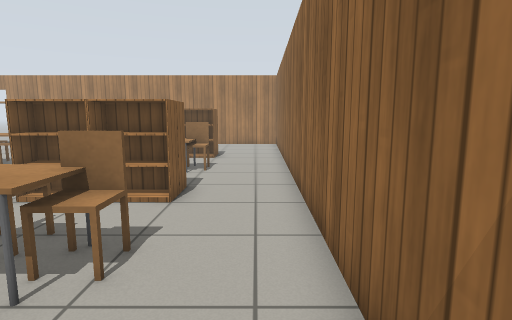
[1] (above)

18 first-person views from a walk through a robot-simulator world made for Gazebo. The camera is 1 m above the floor, tilts 8° down and sees 80° across. The floor is counted in squares, 0.5 m on a side. Each view is taken from the middle of a square. On the plan, view 1 faces up. The plan holds only what a view shows up to about 17 squares ahead; the rest is blank. The place goes on beyond the plan. Simple patterns stand in for the simulator's built-in surfaces. Simple shapes stand in for some stock models.

[2]
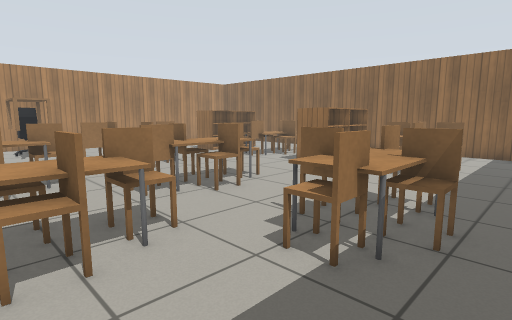

[3]
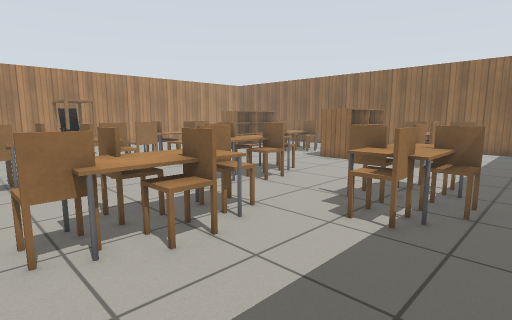

[4]
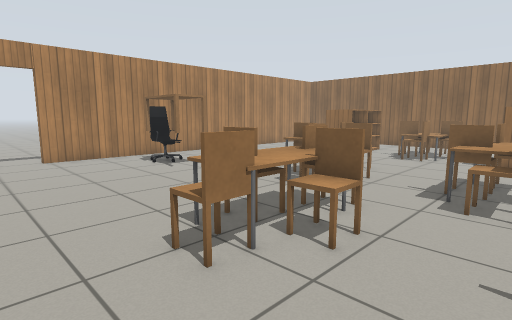

[5]
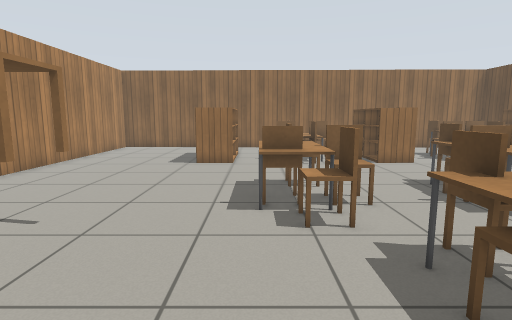

[6]
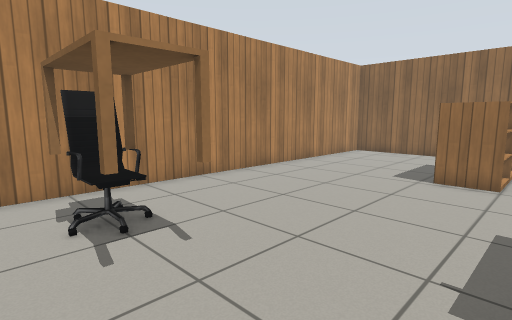

[7]
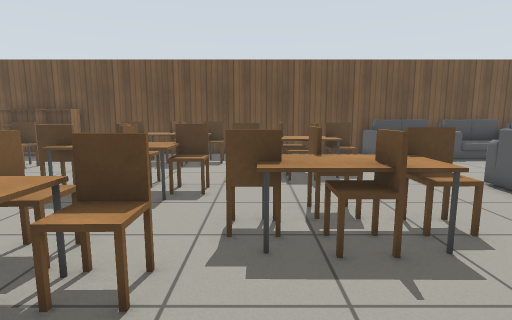

[8]
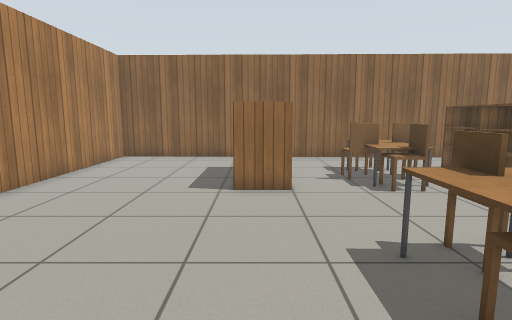

[9]
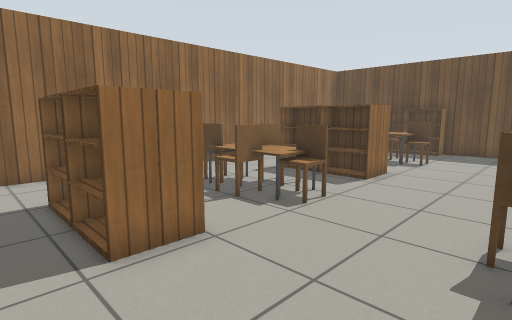

[10]
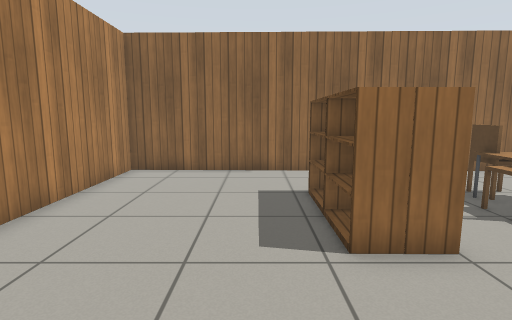

[11]
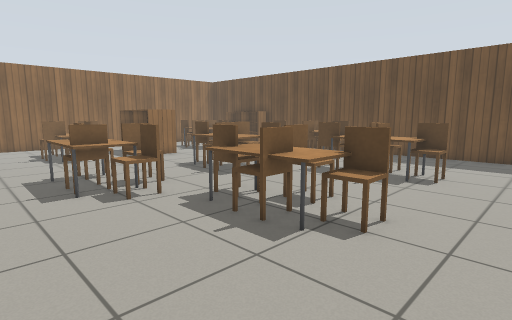

[12]
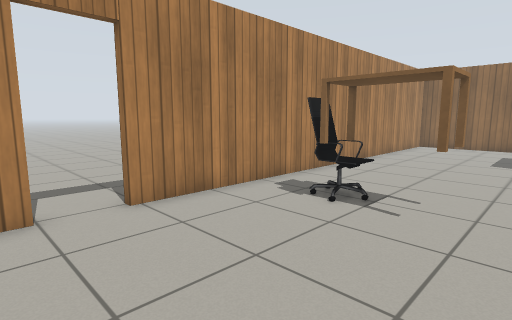

[13]
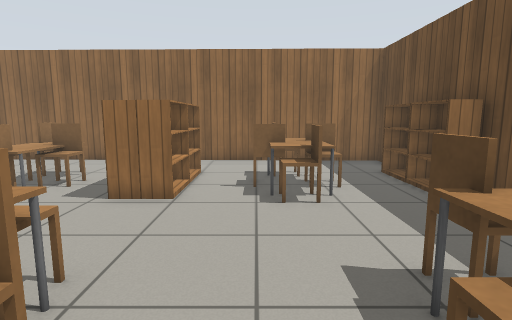

[14]
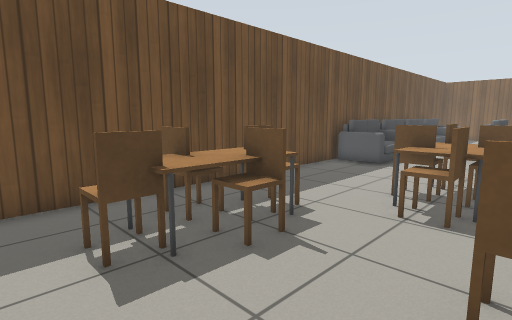

[15]
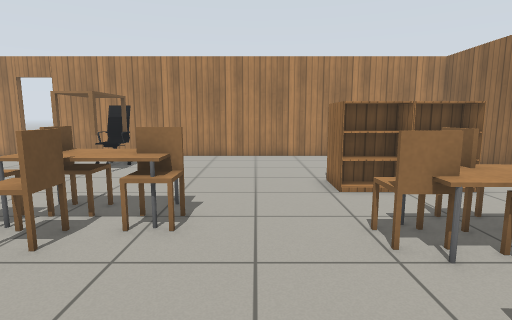

[16]
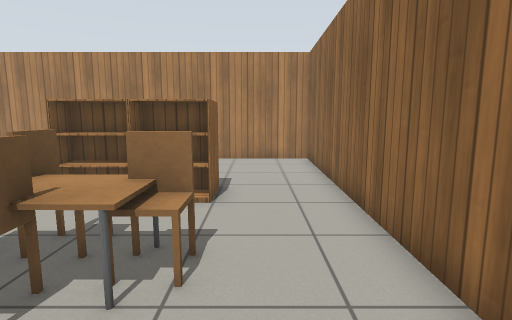

[17]
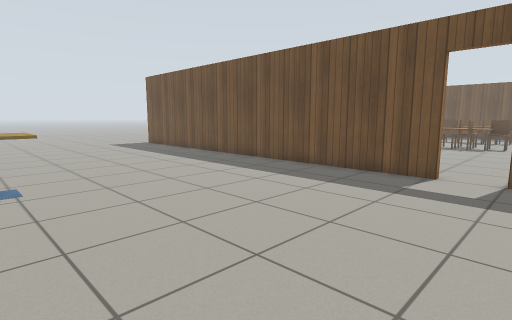

[18]
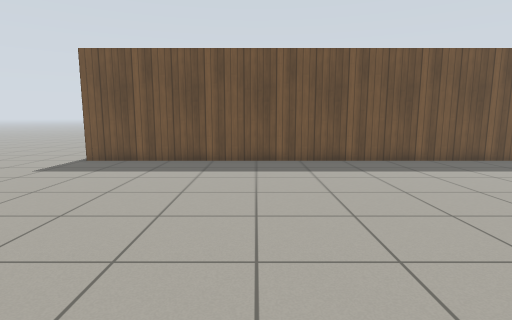

### Floor plan
Points are (right, up) in squares from view 1. A wall is a line through its corners. A room is listed if a view was taken in it or the views show most of it. See-through windows are left out.
Room 1 (views 1, 2, 3, 4, 5, 6, 7, 8, 9, 10, 11, 12, 13, 14, 15, 16)
walls: (-20, 22.8) (-21.4, 22.8); (-21.5, -0.6) (1, -0.6) (1.5, 22.8) (-18.4, 22.8)
ways out: open door at (-19.5, 23) to room 2
objects: sofa (-21, 0) to (-21, 2); chair (-19, 10) to (-18, 11); table (-18, 4) to (-17, 5); chair (-18, 5) to (-18, 6); table (-18, 12); chair (-17, 4) to (-16, 5); chair (-17, 6) to (-16, 6); chair (-17, 9) to (-16, 10); chair (-17, 11) to (-16, 12); table (-16, 11) to (-15, 12); table (-15, 4); chair (-15, 5) to (-14, 6); chair (-15, 10) to (-15, 11); desk (-15, 17) to (-13, 20); chair (-14, 7) to (-13, 8); chair (-14, 12) to (-13, 13); office chair (-14, 20) to (-14, 21); chair (-13, 2) to (-13, 3); table (-13, 9); table (-13, 14); chair (-12, 1) to (-11, 2); chair (-12, 3) to (-11, 4); chair (-12, 7) to (-11, 7); chair (-12, 8) to (-11, 9); chair (-12, 11) to (-11, 12); chair (-12, 13) to (-12, 14); table (-11, 8) to (-10, 9); table (-11, 13) to (-10, 14); chair (-10, 2) to (-9, 3); chair (-10, 7) to (-9, 8); chair (-10, 12) to (-9, 13); bookshelf (-6, 0) to (-4, 0); chair (-6, 4) to (-5, 4); bookshelf (-6, 7) to (-4, 7); bookshelf (-6, 8) to (-4, 9); chair (-6, 11) to (-5, 12); bookshelf (-6, 15) to (-4, 15); bookshelf (-6, 16) to (-4, 17); table (-5, 3); table (-5, 5); table (-5, 13); chair (-4, 3); chair (-4, 4) to (-4, 5); chair (-4, 10) to (-3, 11); chair (-4, 12) to (-4, 13); bookshelf (-3, 0) to (-2, 0); table (-3, 3); chair (-3, 4) to (-2, 4); table (-3, 5); bookshelf (-3, 7) to (-2, 8); bookshelf (-3, 9) to (-2, 9); chair (-3, 11) to (-2, 12); table (-3, 13); bookshelf (-3, 15) to (-2, 16); bookshelf (-3, 17) to (-2, 17)
Room 2 (views 17, 18)
walls: (-18.4, 23.1) (1.9, 23.1)
ways out: open door at (-19.5, 23) to room 1
objects: cafe table (-12, 33) to (-10, 33)

Positions as (right, up) in squares from view 1, and headings:
1: (0, 0), facing up
2: (-17, 0), facing up-right
3: (-19, 0), facing up-right
4: (-21, 7), facing up-right
5: (-19, 14), facing right
6: (-16, 14), facing up-right
7: (-15, 16), facing down
8: (-14, 16), facing right
9: (-10, 18), facing down-right
10: (-10, 18), facing right
11: (-21, 16), facing down-right
12: (-21, 16), facing up-right
13: (-13, 5), facing right
14: (-8, 7), facing down-left
15: (-8, 7), facing up
16: (-1, 8), facing up
17: (-21, 34), facing down-right
18: (-6, 37), facing down
